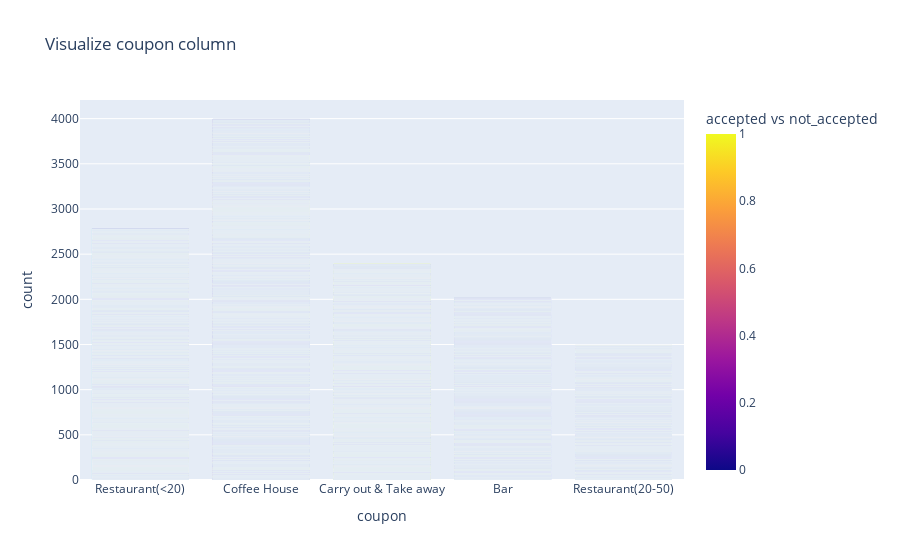

The notebook cell this image was saved under:
### Markdown cell above
5. Use a bar plot to visualize the `coupon` column.

### Code cell
fig = px.bar(data,x='coupon', title='Visualize coupon column', color = 'Y',
                   labels={'coupon':'coupon', 'Y':'accepted vs not_accepted'})
fig.show()
fig.write_html('artifacts/Coupoon_Bar.png')

### Figure 1 — Plotly figure (JSON) as saved in the notebook; plotly's stock layout.template omitted (floating-point values rounded to 4 significant figures; data arrays with more than 128 entries replaced by an {"elided": "..."} marker saying what was removed)
{"data": [{"alignmentgroup": "True", "hovertemplate": "coupon=%{x}<br>count=%{y}<br>accepted vs not_accepted=%{marker.color}<extra></extra>", "legendgroup": "", "marker": {"color": {"elided": "12684 int values"}, "coloraxis": "coloraxis", "pattern": {"shape": ""}}, "name": "", "offsetgroup": "", "orientation": "v", "showlegend": false, "textposition": "auto", "type": "bar", "x": {"elided": "12684 str values"}, "xaxis": "x", "y": {"elided": "12684 int values"}, "yaxis": "y"}], "layout": {"barmode": "relative", "coloraxis": {"colorbar": {"title": {"text": "accepted vs not_accepted"}}, "colorscale": [[0, "#0d0887"], [0.1111, "#46039f"], [0.2222, "#7201a8"], [0.3333, "#9c179e"], [0.4444, "#bd3786"], [0.5556, "#d8576b"], [0.6667, "#ed7953"], [0.7778, "#fb9f3a"], [0.8889, "#fdca26"], [1, "#f0f921"]]}, "legend": {"tracegroupgap": 0}, "title": {"text": "Visualize coupon column"}, "xaxis": {"anchor": "y", "domain": [0, 1], "title": {"text": "coupon"}}, "yaxis": {"anchor": "x", "domain": [0, 1], "title": {"text": "count"}}}}
